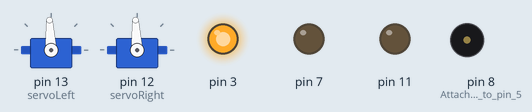
A sketch run on a simulated Arduino Uno, built with avr-gcc and run on an emulated ATmega328P. Shown: 2 × servo, output pins drawn as LEDs (lit = HIGH), buzzer (waves = sounding).

Above: at 11.55 s.
At 11.8 s:
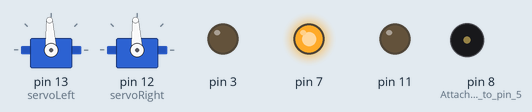
At 12.05 s:
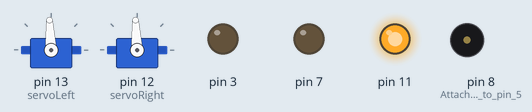
At 12.2 s:
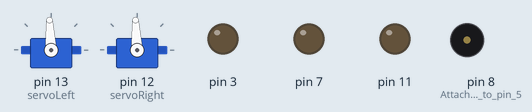
Timing chart, 0 to 14.5 s (numbered marks = the images above):
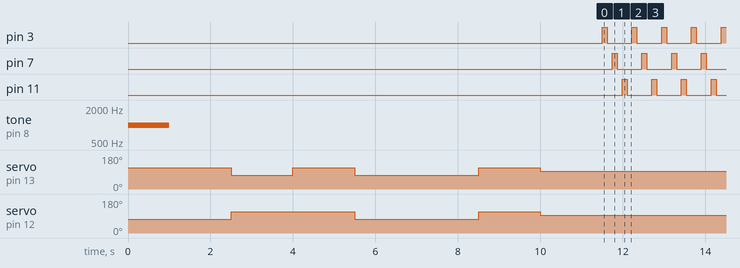

Measured:
- by itself, pin 3, pin 7, pin 11: alternates HIGH for 0.12 s and LOW for 0.60 s

The sketch:

Rachel-Dance_Party.ino
```cpp
#include <Servo.h>                       	// Include servo library

Servo servoLeft;                          	// Declare left servo signal
Servo servoRight;                        	// Declare right servo signal

int PIEZOPIN = 8;

void blinkers3(){
  digitalWrite(3, HIGH);
  delay(120);
  digitalWrite(3, LOW);
  delay(120);
}

void blinkers7(){
  digitalWrite(7, HIGH);
  delay(120);
  digitalWrite(7, LOW);
  delay(120);
}

void blinkers11(){
  digitalWrite(11, HIGH);
  delay(120);
  digitalWrite(11, LOW);
  delay(120);
}

void left() {
  servoLeft.writeMicroseconds(1300);
  servoRight.writeMicroseconds(1300);
  delay(1500);
}

void right() {
  servoLeft.writeMicroseconds(1700);
  servoRight.writeMicroseconds(1700);
  delay(1500);

}

void forward() {
  servoLeft.writeMicroseconds(1700);
  servoRight.writeMicroseconds(1300);
  delay(1500);
}

void backward() {
  servoLeft.writeMicroseconds(1300);
  servoRight.writeMicroseconds(1700);
  delay(1500);
}


void setup() {

  tone(8, 1000, 1000);
  delay(1000);

  pinMode(8, OUTPUT);             	// Attach piezo to pin 5.

  servoLeft.attach(13);                  	// Attach left signal to pin 13
  servoRight.attach(12);                 	// Attach right signal to pin 1

  servoLeft.writeMicroseconds(1500);    	// Calibrate left servo
  servoRight.writeMicroseconds(1500);   	// Calibrate right servo

  pinMode(3, OUTPUT);
  pinMode(7, OUTPUT);
  pinMode(11, OUTPUT);
  forward();
  backward();
  right();
  left();
  left();
  right();
  servoLeft.writeMicroseconds(1500);
  servoRight.writeMicroseconds(1500);
  delay(1500);
}

void loop() {
  blinkers3();
  blinkers7();
  blinkers11();
}
```
